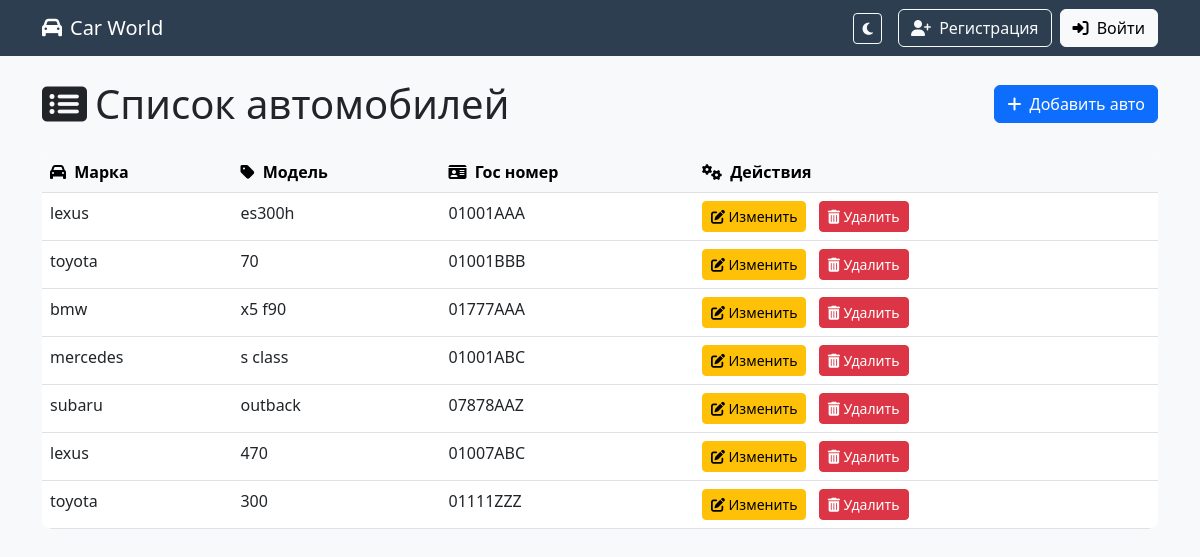
The page / on the database its author committed.
### cars/models.py (models this page shows, shortened)
class Car(models.Model):
    marka = models.CharField(max_length=50, verbose_name="Марка")
    model = models.CharField(max_length=50, verbose_name="Модель")
    gos_number = models.CharField(max_length=10, verbose_name="Гос номер")
    image = models.ImageField(upload_to='cars/', blank=True, null=True)
    price = models.DecimalField(max_digits=10, decimal_places=2)
    is_published = models.BooleanField(default=True)
    vin_code = models.CharField(max_length=17, unique=True)

### cars/views.py (the view)
# urls.py: path('', views.car_list, name='car_list'),
def car_list(request):
    cars = Car.objects.all()
    return render(request, 'cars/car_list.html', {'cars': cars})

### cars/templates/cars/car_list.html (shortened to what this page needs)
<!DOCTYPE html>
<html lang="ru">
<head>
    <link href="https://cdn.jsdelivr.net/npm/bootstrap@5.3.0/dist/css/bootstrap.min.css" rel="stylesheet">
    <link rel="stylesheet" href="https://cdnjs.cloudflare.com/ajax/libs/font-awesome/6.4.0/css/all.min.css">
</head>
<body>
    <nav class="navbar navbar-expand-lg navbar-dark navbar-custom mb-4">
        <div class="container">
            <a class="navbar-brand" href="#">
                <i class="fas fa-car me-2"></i>Car World
            </a>
            <div class="d-flex align-items-center">
                <button id="themeToggle" class="btn btn-sm btn-outline-light me-3">
                    <i class="fas fa-moon"></i>
                </button>
                {% if user.is_authenticated %}
                    <span class="navbar-text me-3">
                        <i class="fas fa-user-circle me-1"></i>{{ user.username }}
                    </span>
                    <a href="{% url 'logout' %}" class="btn btn-outline-light">
                        <i class="fas fa-sign-out-alt me-1"></i> Выйти
                    </a>
                {% else %}
                    <a href="{% url 'register' %}" class="btn btn-outline-light me-2">
                        <i class="fas fa-user-plus me-1"></i> Регистрация
                    </a>
                    <a href="{% url 'login' %}" class="btn btn-light">
                        <i class="fas fa-sign-in-alt me-1"></i> Войти
                    </a>
                {% endif %}
            </div>
        </div>
    </nav>
    <div class="container">
        <div class="d-flex justify-content-between align-items-center mb-4">
            <h1 class="mb-0">
                <i class="fas fa-list-alt me-2"></i>Список автомобилей
            </h1>
            <a href="{% url 'car_create' %}" class="btn btn-primary">
                <i class="fas fa-plus me-1"></i> Добавить авто
            </a>
        </div>
        <div class="card card-hover mb-5">
            <div class="card-body p-0">
                <div class="table-responsive">
                    <table class="table table-hover mb-0">
                        <thead class="table-light">
                            <tr>
                                <th><i class="fas fa-car me-1"></i> Марка</th>
                                <th><i class="fas fa-tag me-1"></i> Модель</th>
                                <th><i class="fas fa-id-card me-1"></i> Гос номер</th>
                                <th><i class="fas fa-cogs me-1"></i> Действия</th>
                            </tr>
                        </thead>
                        <tbody>
                            {% for car in cars %}
                            <tr>
                                <td>{{ car.marka }}</td>
                                <td>{{ car.model }}</td>
                                <td>{{ car.gos_number }}</td>
                                <td class="action-buttons">
                                    <a href="{% url 'car_update' car.pk %}" class="btn btn-sm btn-warning">
                                        <i class="fas fa-edit"></i> Изменить
                                    </a>
                                    <a href="{% url 'car_delete' car.pk %}" class="btn btn-sm btn-danger">
                                        <i class="fas fa-trash-alt"></i> Удалить
                                    </a>
                                </td>
                            </tr>
                            {% empty %}
                            <tr>
                                <td colspan="4" class="text-center py-4">
                                    <i class="fas fa-info-circle me-2"></i>Нет доступных автомобилей
                                </td>
                            </tr>
                            {% endfor %}
                        </tbody>
                    </table>
                </div>
            </div>
        </div>
    </div>
</body>
</html>

### cars/templates/cars/car_list.html (style rules this page uses)
:root { --primary-color: #3498db; --secondary-color: #2c3e50; --light-bg: #f8f9fa; --dark-bg: #1a1a1a; --dark-card: #2d2d2d; }
body { font-family: 'Segoe UI', Tahoma, Geneva, Verdana, sans-serif; background-color: var(--light-bg); transition: background-color 0.3s ease; }
.navbar-custom { background-color: var(--secondary-color) !important; }
.card-hover { transition: transform 0.3s ease, box-shadow 0.3s ease; border: none; border-radius: 10px; overflow: hidden; }
.action-buttons a { margin-right: 8px; white-space: nowrap; }

### rows shown on the page
Car: marka "lexus", model "es300h", gos_number "01001AAA"
Car: marka "toyota", model "70", gos_number "01001BBB"
Car: marka "bmw", model "x5 f90", gos_number "01777AAA"
Car: marka "mercedes", model "s class", gos_number "01001ABC"
Car: marka "subaru", model "outback", gos_number "07878AAZ"
Car: marka "lexus", model "470", gos_number "01007ABC"
Car: marka "toyota", model "300", gos_number "01111ZZZ"
